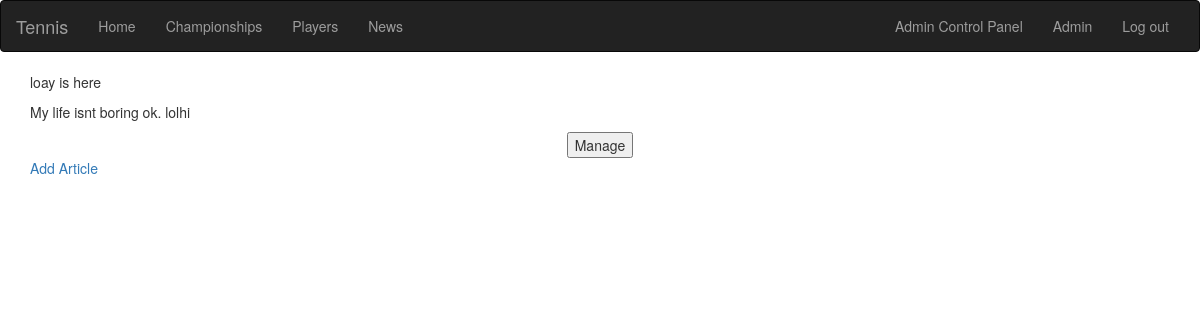
Screenshot of /acp/articles (signed in) with the database file from the repository.
### database_setup.py (models this page shows, shortened)
class User(Base):
    __tablename__ = 'user'
    id = Column(Integer, primary_key=True)
    name = Column(String(255))
    country = Column(String(255))
    email = Column(String(255), unique=True)
    photo = Column(String(255), unique=True)
    password_hash = Column(String(255))
    gender=Column(String)
    dob=Column(Date)
    admin=Column(Boolean)

class News(Base):
    __tablename__='news'
    id=Column(Integer, primary_key=True)
    user=relationship('User')
    user_id=Column(Integer, ForeignKey('user.id'))
    subject=Column(String)
    content=Column(String)
    comments=relationship('Comment', uselist=True)

### web_app.py (the view)
@app.route('/acp/articles')
def ManageArticles():
	if login_session is None:
		flash("You must be logged in to do this.")
		return redirect(url_for('login'))
	user=dbsession.query(User).filter_by(id=login_session['id']).first()
	if (not user.admin):
		flash("You are not authorized to do this.")
		return redirect(url_for('main'))
	articles = dbsession.query(News).all()
	return render_template('ManageArticles.html', articles=articles)

### templates/ManageArticles.html (shortened to what this page needs)
{% extends "layout.html" %}
{% block body %}
{% for article in articles %}
<div class="article">
<form action="{{ url_for('ManageArticle', id=article.id) }}" method="get">
<p>{{article.subject}}</p>
<p>{{article.content}}</p>
<center><input type="submit" value="Manage"></center>
</div>
{% endfor %}
<a href="{{ url_for('AddArticle') }}">Add Article</a>
{% endblock %}

### templates/layout.html (shortened to what this page needs)
<!doctype html>
  <link rel="stylesheet" href="https://maxcdn.bootstrapcdn.com/bootstrap/3.3.7/css/bootstrap.min.css">
<div>
<center>
<nav class="navbar navbar-inverse">
  <div class="container-fluid">
    <div class="navbar-header">
      <a class="navbar-brand" href="{{ url_for('main') }}">Tennis</a>
    </div>
    <div class="collapse navbar-collapse" id="myNavbar">
      <ul class="nav navbar-nav">
        <li><a href="{{ url_for('main') }}">Home</a></li>
        <li><a href="{{ url_for('championships') }}">Championships</a></li>
        <li><a href="{{ url_for('players') }}">Players</a></li>
        <li><a href="{{ url_for('news') }}">News</a></li>
      </ul>
      <ul class="nav navbar-nav navbar-right">
      {% if 'id' not in session %}
        <li><a href="{{ url_for('signup') }}"><span class="glyphicon glyphicon-user"></span> Sign Up</a></li>
        <li><a href="{{ url_for('login') }}"><span class="glyphicon glyphicon-log-in"></span> Login</a></li>
      {% else %}
        {% if session['admin'] == True %}
        <li><a href="{{url_for('admincp') }}">Admin Control Panel</a></li>
        {% endif %}
        <li><a href="{{ url_for('profile') }}">{{session['name']}}</a></li>
        <li><a href="{{ url_for('logout') }}">Log out</a></li>
      {% endif %}
      </ul>
    </div>
  </div>
</nav>
  </center>
  <div class="container">
  {% block body %}{% endblock %}
  </div>
</div>

### rows the page displays
User: name "Admin"
News: subject "loay is here", content "My life isnt boring ok. lolhi"
